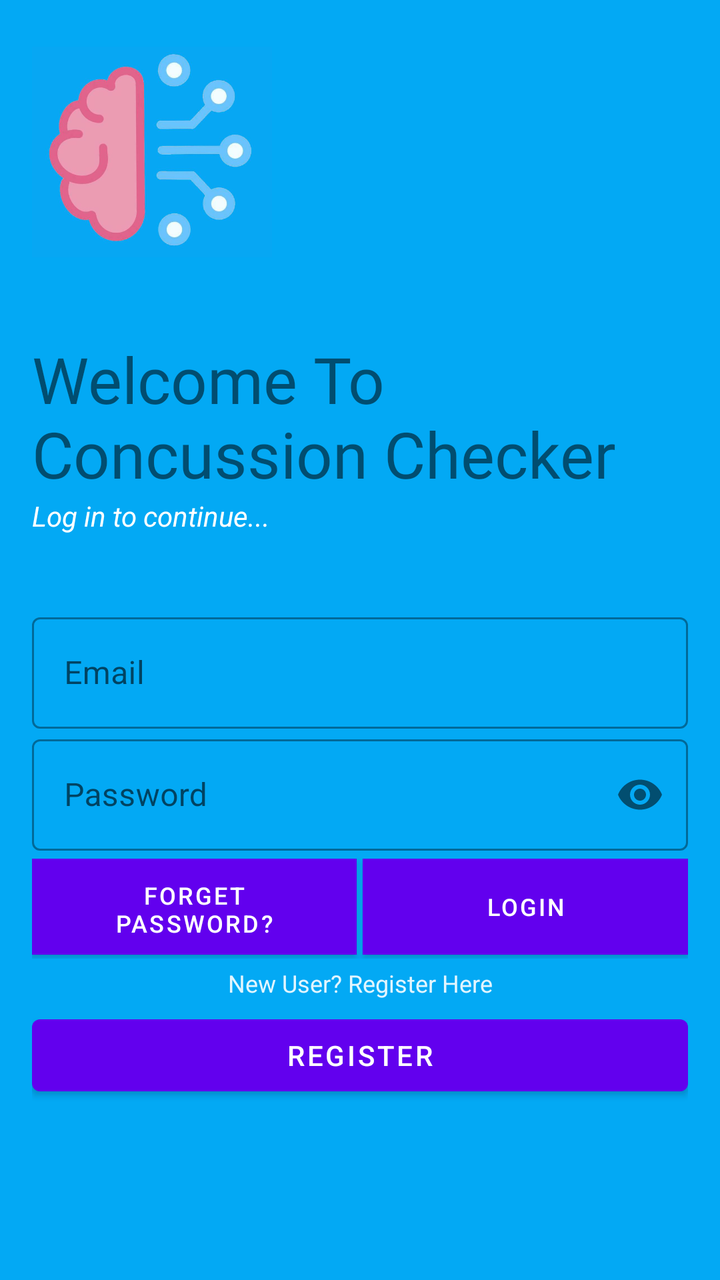
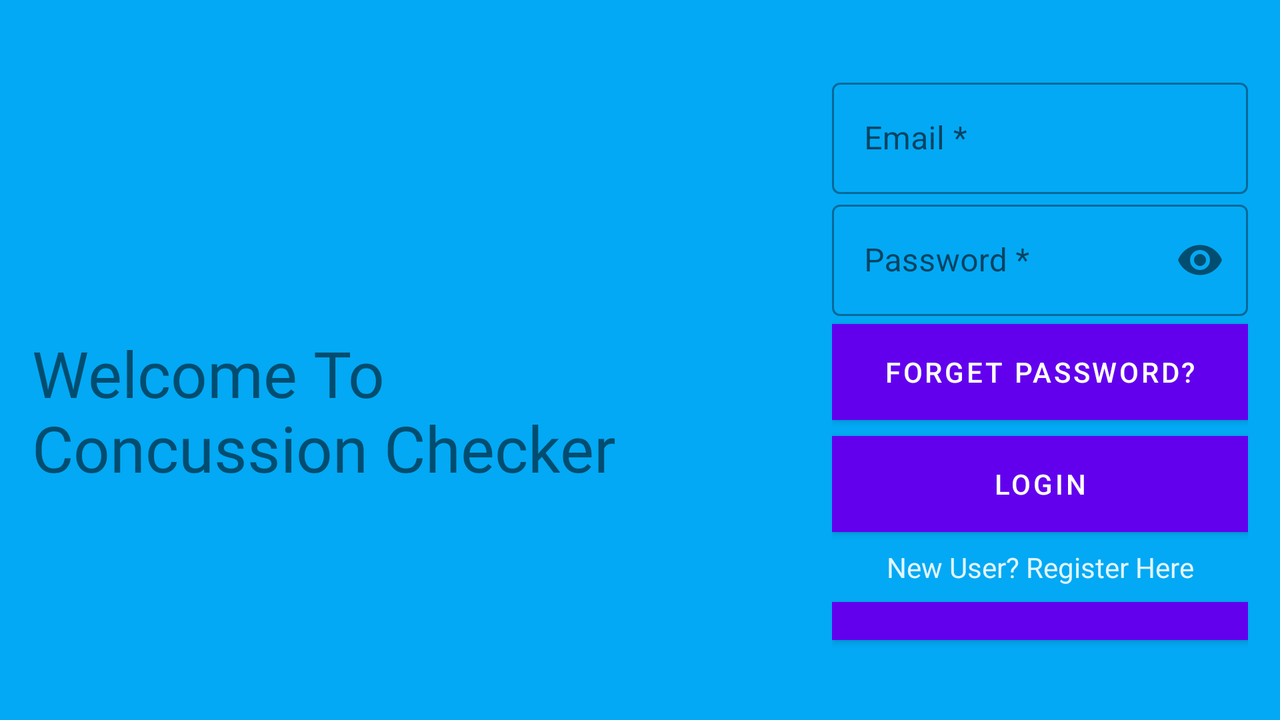

Two renders of one Android screen. The first uses the default layout on a phone; the second uses the alternative layout the repository ships for a different screen configuration, on a matching device. The two XML files are below.
<!-- AndroidManifest.xml: application theme AppTheme -->
<!-- res/layout/activity_login.xml -->
<?xml version="1.0" encoding="utf-8"?>
<LinearLayout xmlns:android="http://schemas.android.com/apk/res/android"
    xmlns:app="http://schemas.android.com/apk/res-auto"
    xmlns:tools="http://schemas.android.com/tools"
    style="@style/Theme.AppCompat"
    android:layout_width="match_parent"
    android:layout_height="match_parent"
    android:background="#03a9f4"
    android:orientation="vertical"
    android:padding="16dp"
    android:textColor="@color/colorText"
    tools:context=".PlayerLoginActivity">


    <ImageView
        android:layout_width="120dp"
        android:layout_height="120dp"
        android:layout_marginBottom="32dp"
        android:src="@mipmap/smaller_intro"
        android:contentDescription="@string/logo_Image" />

    <TextView
        android:layout_width="wrap_content"
        android:layout_height="wrap_content"
        android:fontFamily="@font/bungee"
        android:text="@string/welcome_message"
        android:textSize="32sp" />

    <TextView
        android:layout_width="wrap_content"
        android:layout_height="wrap_content"
        android:layout_marginBottom="16dp"
        android:text="@string/login_to_continue"
         android:textColor="#FFFFFF"/>

    <LinearLayout
        android:layout_width="match_parent"
        android:layout_height="316dp"
        android:layout_marginTop="20dp"
        android:layout_marginBottom="20dp"
        android:orientation="vertical">

        

        <com.google.android.material.textfield.TextInputLayout

            android:id="@+id/login_email"
            style="@style/Widget.MaterialComponents.TextInputLayout.OutlinedBox"
            android:layout_width="match_parent"
            android:layout_height="wrap_content"
            android:hint="@string/login_email">

            <com.google.android.material.textfield.TextInputEditText
                android:id="@+id/login_email2"
                android:layout_width="match_parent"
                android:layout_height="wrap_content" />
        </com.google.android.material.textfield.TextInputLayout>

        <com.google.android.material.textfield.TextInputLayout

            android:id="@+id/login_password"
            style="@style/Widget.MaterialComponents.TextInputLayout.OutlinedBox"
            android:layout_width="match_parent"
            android:layout_height="wrap_content"
            android:hint="@string/login_pass"
            app:passwordToggleEnabled="true">

            <com.google.android.material.textfield.TextInputEditText
                android:id="@+id/login_password2"
                android:layout_width="match_parent"
                android:layout_height="wrap_content"
                android:inputType="textPassword" />
        </com.google.android.material.textfield.TextInputLayout>

        
        <LinearLayout
            android:layout_width="match_parent"
            android:layout_height="wrap_content"
            android:layout_marginTop="4dp"
            android:orientation="horizontal">


            <Button
                android:id="@+id/forgot_pass_btn"
                android:layout_width="0dp"
                android:layout_height="match_parent"
                android:layout_marginBottom="2dp"
                android:layout_weight="1"
                android:background="#000"
                android:text="@string/forget_password"
                android:textColor="#fff"
                android:textSize="12sp" />

            
            <View
                android:layout_width="0dp"
                android:layout_height="match_parent"
                android:layout_weight=".02" />


            <Button
                android:id="@+id/login"
                android:layout_width="0dp"
                android:layout_height="wrap_content"
                android:layout_marginBottom="2dp"
                android:layout_weight="1"
                android:background="#000"
                android:onClick="loginUser"
                android:text="@string/login"
                android:textColor="#fff"
                android:textSize="12sp" />

            <ProgressBar
                android:id="@+id/progressBar"
                android:layout_width="wrap_content"
                android:layout_height="wrap_content"
                android:visibility="gone" />

        </LinearLayout>

        <TextView
            android:id="@+id/reglink_text_view"
            android:layout_width="match_parent"
            android:layout_height="wrap_content"
            android:layout_margin="4dp"
            android:background="#00000000"

            android:gravity="center_horizontal"
            android:text="@string/new_user_reg_here"
            android:textAlignment="center"
            android:textColor="@color/colorText"
            android:textSize="12sp" />

        <LinearLayout
            android:layout_width="match_parent"
            android:layout_height="wrap_content">

            <Button
                android:id="@+id/player_reg_btn"
                android:layout_width="match_parent"
                android:layout_height="match_parent"
                android:onClick="onButtonClicked"
                android:text="@string/player_register_btn" />
        </LinearLayout>

        
    </LinearLayout>
</LinearLayout>
<!-- resources referenced by this layout -->
<resources>
  <color name="colorText">#e1f5fe</color>
  <!-- mipmap smaller_intro: png bitmap (mipmap-xxxhdpi, 185632 bytes) -->
  <string name="forget_password">Forget Password?</string>
  <string name="login">Login</string>
  <string name="login_email">Email</string>
  <string name="login_pass">Password</string>
  <string name="login_to_continue"> <i>Log in to continue...</i></string>
  <string name="logo_Image">Logo</string>
  <string name="new_user_reg_here">New User? Register Here</string>
  <string name="player_register_btn">Register</string>
  <string name="welcome_message">Welcome To Concussion Checker</string>
  <style name="AppTheme" parent="Theme.MaterialComponents.Light.NoActionBar">
  
  
  
  
          
          <item name="colorOnBackground"> @color/colorBackground</item>
          <item name="colorPrimary">@color/colorPrimary</item>
          <item name="colorPrimaryDark">@color/colorPrimaryDark</item>
          <item name="colorAccent">@color/colorAccent</item>
          <item name="android:textColorHint">@color/colorText</item>
      </style>
  <color name="colorBackground">#03a9f4</color>
  <color name="colorPrimary">#6200EE</color>
  <color name="colorPrimaryDark">#3700B3</color>
  <color name="colorAccent">#03DAC5</color>
</resources>
<!-- res/layout-land-v21/activity_login.xml (the repository's variant of the layout above) -->
<!-- drawn on the phone turned sideways -->
<?xml version="1.0" encoding="utf-8"?>
<LinearLayout xmlns:android="http://schemas.android.com/apk/res/android"
    xmlns:app="http://schemas.android.com/apk/res-auto"
    xmlns:tools="http://schemas.android.com/tools"
    style="@style/Theme.AppCompat"
    android:layout_width="match_parent"
    android:layout_height="match_parent"
    android:background="#03a9f4"
    android:orientation="horizontal"
    android:padding="16dp"
    android:textColor="@color/colorText"
    tools:context=".PlayerLoginActivity">

    
    <LinearLayout
        android:layout_width="400dp"
        android:layout_height="380dp"
        android:orientation="vertical">

        <ImageView
            android:layout_width="137dp"
            android:layout_height="117dp"
            android:layout_marginBottom="32dp"
            android:src="@drawable/splash_logo"
            android:contentDescription="@string/logo_Image" />

        <TextView
            android:layout_width="304dp"
            android:layout_height="180dp"
            android:fontFamily="@font/bevan"
            android:text="@string/welcome_message"

            android:textSize="32sp" />

        <TextView
            android:layout_width="wrap_content"
            android:layout_height="wrap_content"
            android:textColor="#FFFFFF"
            android:text="@string/login_to_continue" />
    </LinearLayout>

    <LinearLayout
        android:layout_width="match_parent"
        android:layout_height="wrap_content"
        android:layout_marginTop="20dp"
        android:layout_marginBottom="20dp"
        android:orientation="vertical">

        
        <com.google.android.material.textfield.TextInputLayout

            android:id="@+id/login_email"
            style="@style/Widget.MaterialComponents.TextInputLayout.OutlinedBox"
            android:layout_width="match_parent"
            android:layout_height="wrap_content"
            android:hint="@string/email_hint">

            <com.google.android.material.textfield.TextInputEditText
                android:id="@+id/login_email2"
                android:layout_width="match_parent"
                android:layout_height="wrap_content" />
        </com.google.android.material.textfield.TextInputLayout>

        <com.google.android.material.textfield.TextInputLayout

            android:id="@+id/login_password"
            style="@style/Widget.MaterialComponents.TextInputLayout.OutlinedBox"
            android:layout_width="match_parent"
            android:layout_height="wrap_content"
            android:hint="@string/password_hint"
            app:passwordToggleEnabled="true">

            <com.google.android.material.textfield.TextInputEditText
                android:id="@+id/login_password2"
                android:layout_width="match_parent"
                android:layout_height="wrap_content"
                android:inputType="textPassword" />
        </com.google.android.material.textfield.TextInputLayout>

        <Button
            android:id="@+id/forgot_pass_btn"
            android:layout_width="match_parent"
            android:layout_height="wrap_content"
            android:layout_gravity="end"
            android:layout_marginTop="4dp"
            android:layout_marginBottom="4dp"
            android:background="#000"
            android:elevation="0dp"
            android:onClick="onButtonClicked"
            android:text="@string/forget_password" />

        <Button
            android:id="@+id/login"
            android:layout_width="match_parent"
            android:layout_height="wrap_content"
            android:layout_marginTop="4dp"
            android:layout_marginBottom="4dp"
            android:background="#000"
            android:onClick="loginUser"
            android:text="@string/btn_login"
            android:textColor="#fff" />

        <TextView
            android:id="@+id/reglink_text_view"
            android:layout_width="match_parent"
            android:layout_height="wrap_content"
            android:layout_margin="4dp"
            android:background="#00000000"
            android:elevation="0dp"
            android:gravity="center_horizontal"
            android:text="@string/new_user_reg_here"
            android:textAlignment="center"
            android:textColor="@color/colorText" />

        <Button
            android:id="@+id/player_reg_btn"
            android:layout_width="match_parent"
            android:layout_height="wrap_content"
            android:layout_gravity="end"
            android:layout_marginTop="4dp"
            android:layout_marginBottom="4dp"
            android:background="#000"
            android:onClick="onButtonClicked"
            android:text="@string/register_btn" />
        <ProgressBar
            android:id="@+id/progressBar"
            android:layout_width="wrap_content"
            android:layout_height="wrap_content"
            android:visibility="gone" />

    </LinearLayout>
</LinearLayout>
<!-- resources referenced by the variant -->
<!-- as the phone turned sideways resolves them -->
<resources>
  <color name="colorText">#e1f5fe</color>
  <string name="btn_login">Login</string>
  <string name="email_hint">Email *</string>
  <string name="forget_password">Forget Password?</string>
  <string name="login_to_continue"> <i>Log in to continue...</i></string>
  <string name="logo_Image">Logo</string>
  <string name="new_user_reg_here">New User? Register Here</string>
  <string name="password_hint">Password *</string>
  <string name="register_btn">Register</string>
  <string name="welcome_message">Welcome To Concussion Checker</string>
  <style name="AppTheme" parent="Theme.MaterialComponents.Light.NoActionBar">
  
  
  
  
          
          <item name="colorOnBackground"> @color/colorBackground</item>
          <item name="colorPrimary">@color/colorPrimary</item>
          <item name="colorPrimaryDark">@color/colorPrimaryDark</item>
          <item name="colorAccent">@color/colorAccent</item>
          <item name="android:textColorHint">@color/colorText</item>
      </style>
  <color name="colorBackground">#03a9f4</color>
  <color name="colorPrimary">#6200EE</color>
  <color name="colorPrimaryDark">#3700B3</color>
  <color name="colorAccent">#03DAC5</color>
</resources>
